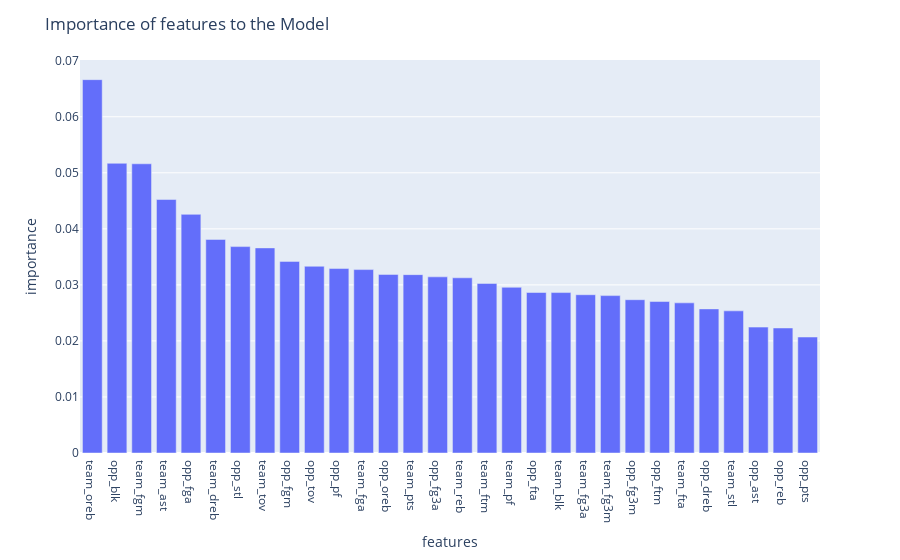

Notebook code for this chart:
### Code cell
import plotly.express as px
fig = px.bar(important_features, x='features', y='importance')
fig.update_layout(title='Importance of features to the Model')
fig.show()

### Figure 1 — Plotly figure (JSON) as saved in the notebook; plotly's stock layout.template omitted (floating-point values rounded to 4 significant figures)
{"data": [{"alignmentgroup": "True", "hovertemplate": "features=%{x}<br>importance=%{y}<extra></extra>", "legendgroup": "", "marker": {"color": "#636efa", "pattern": {"shape": ""}}, "name": "", "offsetgroup": "", "orientation": "v", "showlegend": false, "textposition": "auto", "type": "bar", "x": ["team_oreb", "opp_blk", "team_fgm", "team_ast", "opp_fga", "team_dreb", "opp_stl", "team_tov", "opp_fgm", "opp_tov", "opp_pf", "team_fga", "opp_oreb", "team_pts", "opp_fg3a", "team_reb", "team_ftm", "team_pf", "opp_fta", "team_blk", "team_fg3a", "team_fg3m", "opp_fg3m", "opp_ftm", "team_fta", "opp_dreb", "team_stl", "opp_ast", "opp_reb", "opp_pts"], "xaxis": "x", "y": [0.06663, 0.0517, 0.05161, 0.04523, 0.04259, 0.03811, 0.03683, 0.0366, 0.03419, 0.03332, 0.03291, 0.03273, 0.03187, 0.03183, 0.03143, 0.03126, 0.03026, 0.02957, 0.02864, 0.02863, 0.02824, 0.02809, 0.02736, 0.02703, 0.02679, 0.02571, 0.02536, 0.02246, 0.02231, 0.02069], "yaxis": "y"}], "layout": {"barmode": "relative", "legend": {"tracegroupgap": 0}, "margin": {"t": 60}, "title": {"text": "Importance of features to the Model"}, "xaxis": {"anchor": "y", "domain": [0, 1], "title": {"text": "features"}}, "yaxis": {"anchor": "x", "domain": [0, 1], "title": {"text": "importance"}}}}
